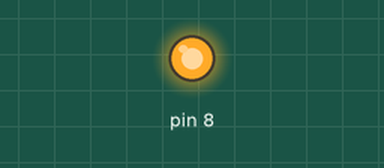
Simulated run of this sketch. Board: Arduino Uno, built with avr-gcc and run on an emulated ATmega328P. On the bench: output pins drawn as LEDs (lit = HIGH). What the sketch prints to the serial monitor is not drawn.

Above: at 0.25 s.
Timing chart, 0 to 3.7 s (numbered marks = the images above):
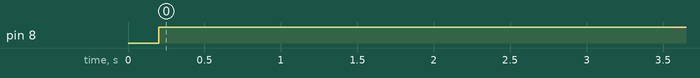

The sketch:

stageSetup.ino
```cpp
#include <Wire.h>
//#include "RTClib.h"
//#include <LowPower.h>

void setup() {
  pinMode(8, OUTPUT);
  // Initialize serial output for development purposes.
    Serial.begin(9600);
    while (!Serial);
    delay(200);
    Serial.println("-- DISPLAY ONLINE --");


}

// MAIN LOOP
//
void loop(){
    digitalWrite(8,HIGH);
    delay(3000);
    digitalWrite(8,LOW);
    //LowPower.powerDown(SLEEP_2S,ADC_OFF, BOD_OFF);

}
```

Measured:
- by itself, pin 8: LOW → HIGH at 0.20 s
